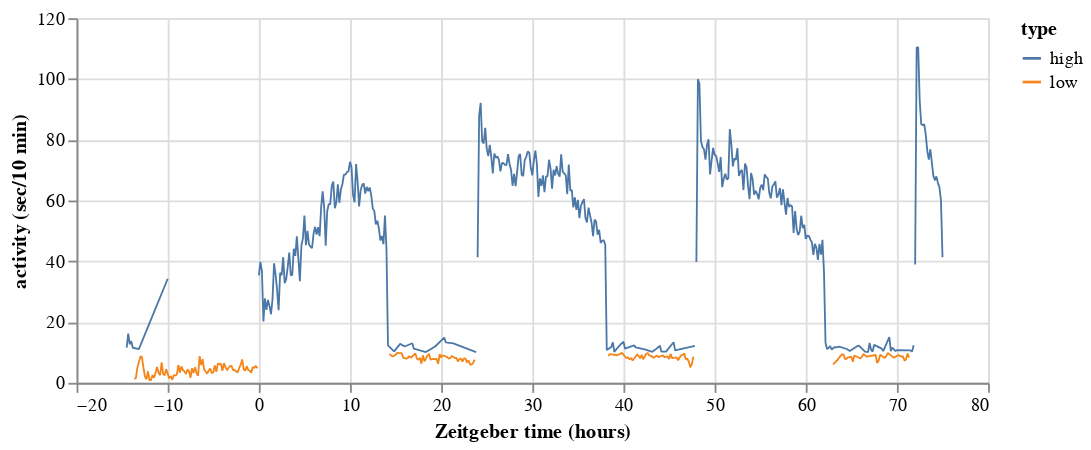

Notebook cell for this chart:
### Code cell
def plot_trace_type(c, col='activity', units='sec/min'):
    """Plot a trace, coloring by activitytype."""
    charts = []
    for day, type in itertools.product(c['day'].unique(), 
                                        c['type'].unique()):
        inds = ( (c['genotype'] == 'wt') 
                & (c['day'] == day) 
                & (c['type'] == type))

        charts.append(
            alt.Chart(c.loc[inds, ['zeit', col, 'type']],
                  height=200,
                  width=500
                ).mark_line(
                    strokeWidth=1,
                    strokeJoin='bevel'
                ).encode(
                    x=alt.X('zeit:Q', title='Zeitgeber time (hours)'),
                    y=alt.Y(f'{col}:Q', title=f'activity ({units})'),
                    color='type:N',
                    order='zeit:Q'
            )
        )

    return alt.layer(*charts)

plot_trace_type(average_df, col='activity', units='sec/10 min')

### Figure 1 — Vega-Lite specification as saved in the notebook (floating-point values rounded to 4 significant figures)
{"$schema": "https://vega.github.io/schema/vega-lite/v2.6.0.json", "config": {"view": {"height": 300, "width": 400}}, "datasets": {"data-0579d7d9ebcb18ac4448ef4ea8b57674": [{"activity": 35.35, "type": "high", "zeit": 0}, {"activity": 39.84, "type": "high", "zeit": 0.1667}, {"activity": 36.86, "type": "high", "zeit": 0.3333}, {"activity": 20.21, "type": "high", "zeit": 0.5}, {"activity": 27.78, "type": "high", "zeit": 0.6667}, {"activity": 24.03, "type": "high", "zeit": 0.8333}, {"activity": 27.29, "type": "high", "zeit": 1}, {"activity": 25.31, "type": "high", "zeit": 1.167}, {"activity": 22.58, "type": "high", "zeit": 1.333}, {"activity": 27.59, "type": "high", "zeit": 1.5}, {"activity": 39.33, "type": "high", "zeit": 1.667}, {"activity": 35.65, "type": "high", "zeit": 1.833}, {"activity": 30.52, "type": "high", "zeit": 2}, {"activity": 23.91, "type": "high", "zeit": 2.167}, {"activity": 36.23, "type": "high", "zeit": 2.333}, {"activity": 35.41, "type": "high", "zeit": 2.5}, {"activity": 41.35, "type": "high", "zeit": 2.667}, {"activity": 32.82, "type": "high", "zeit": 2.833}, {"activity": 34.11, "type": "high", "zeit": 3}, {"activity": 38.12, "type": "high", "zeit": 3.167}, {"activity": 42.87, "type": "high", "zeit": 3.333}, {"activity": 35.39, "type": "high", "zeit": 3.5}, {"activity": 35.51, "type": "high", "zeit": 3.667}, {"activity": 44.15, "type": "high", "zeit": 3.833}, {"activity": 41.8, "type": "high", "zeit": 4}, {"activity": 48.24, "type": "high", "zeit": 4.167}, {"activity": 40.91, "type": "high", "zeit": 4.333}, {"activity": 33.42, "type": "high", "zeit": 4.5}, {"activity": 45.15, "type": "high", "zeit": 4.667}, {"activity": 47.57, "type": "high", "zeit": 4.833}, {"activity": 55.02, "type": "high", "zeit": 5}, {"activity": 45.28, "type": "high", "zeit": 5.167}, {"activity": 50.01, "type": "high", "zeit": 5.333}, {"activity": 45.56, "type": "high", "zeit": 5.5}, {"activity": 44.82, "type": "high", "zeit": 5.667}, {"activity": 44.34, "type": "high", "zeit": 5.833}, {"activity": 49.02, "type": "high", "zeit": 6}, {"activity": 51.35, "type": "high", "zeit": 6.167}, {"activity": 48.82, "type": "high", "zeit": 6.333}, {"activity": 51.25, "type": "high", "zeit": 6.5}, {"activity": 48.25, "type": "high", "zeit": 6.667}, {"activity": 57.78, "type": "high", "zeit": 6.833}, {"activity": 63.02, "type": "high", "zeit": 7}, {"activity": 57.61, "type": "high", "zeit": 7.167}, {"activity": 45.11, "type": "high", "zeit": 7.333}, {"activity": 56.57, "type": "high", "zeit": 7.5}, {"activity": 58.77, "type": "high", "zeit": 7.667}, {"activity": 58.82, "type": "high", "zeit": 7.833}, {"activity": 64.81, "type": "high", "zeit": 8}, {"activity": 66.23, "type": "high", "zeit": 8.167}, {"activity": 57.49, "type": "high", "zeit": 8.333}, {"activity": 59.35, "type": "high", "zeit": 8.5}, {"activity": 65.3, "type": "high", "zeit": 8.667}, {"activity": 59.26, "type": "high", "zeit": 8.833}, {"activity": 63.63, "type": "high", "zeit": 9.0}, {"activity": 65.44, "type": "high", "zeit": 9.167}, {"activity": 68.49, "type": "high", "zeit": 9.333}, {"activity": 68.54, "type": "high", "zeit": 9.5}, {"activity": 69.39, "type": "high", "zeit": 9.667}, {"activity": 69.6, "type": "high", "zeit": 9.833}, {"activity": 72.74, "type": "high", "zeit": 10}, {"activity": 70.86, "type": "high", "zeit": 10.17}, {"activity": 61.82, "type": "high", "zeit": 10.33}, {"activity": 59.44, "type": "high", "zeit": 10.5}, {"activity": 72.01, "type": "high", "zeit": 10.67}, {"activity": 66.15, "type": "high", "zeit": 10.83}, {"activity": 58.03, "type": "high", "zeit": 11}, {"activity": 63.44, "type": "high", "zeit": 11.17}, {"activity": 65.05, "type": "high", "zeit": 11.33}, {"activity": 65.68, "type": "high", "zeit": 11.5}, {"activity": 62.31, "type": "high", "zeit": 11.67}, {"activity": 64.51, "type": "high", "zeit": 11.83}, {"activity": 63.09, "type": "high", "zeit": 12}, {"activity": 64.29, "type": "high", "zeit": 12.17}, {"activity": 61.63, "type": "high", "zeit": 12.33}, {"activity": 57.36, "type": "high", "zeit": 12.5}, {"activity": 56.51, "type": "high", "zeit": 12.67}, {"activity": 52.12, "type": "high", "zeit": 12.83}, {"activity": 53.33, "type": "high", "zeit": 13}, {"activity": 50.79, "type": "high", "zeit": 13.17}, {"activity": 46.83, "type": "high", "zeit": 13.33}, {"activity": 48.35, "type": "high", "zeit": 13.5}, {"activity": 45.66, "type": "high", "zeit": 13.67}, {"activity": 55.04, "type": "high", "zeit": 13.83}, {"activity": 44.05, "type": "high", "zeit": 14}, {"activity": 12.36, "type": "high", "zeit": 14.17}, {"activity": 10.35, "type": "high", "zeit": 14.83}, {"activity": 12.82, "type": "high", "zeit": 15.5}, {"activity": 11.95, "type": "high", "zeit": 16}, {"activity": 13.02, "type": "high", "zeit": 16.83}, {"activity": 11.23, "type": "high", "zeit": 17.0}, {"activity": 10.14, "type": "high", "zeit": 18.33}, {"activity": 11.96, "type": "high", "zeit": 19.33}, {"activity": 14.88, "type": "high", "zeit": 20.33}, {"activity": 13.33, "type": "high", "zeit": 20.5}, {"activity": 12.96, "type": "high", "zeit": 21.33}, {"activity": 10.12, "type": "high", "zeit": 23.83}], "data-17090b58753c2a42a9c2af883d77801c": [{"activity": 1.276, "type": "low", "zeit": -13.67}, {"activity": 1.5, "type": "low", "zeit": -13.5}, {"activity": 4.924, "type": "low", "zeit": -13.33}, {"activity": 8.6, "type": "low", "zeit": -13}, {"activity": 8.576, "type": "low", "zeit": -12.83}, {"activity": 5.094, "type": "low", "zeit": -12.67}, {"activity": 2.082, "type": "low", "zeit": -12.5}, {"activity": 1.124, "type": "low", "zeit": -12.33}, {"activity": 3.741, "type": "low", "zeit": -12.17}, {"activity": 0.9235, "type": "low", "zeit": -12}, {"activity": 0.8882, "type": "low", "zeit": -11.83}, {"activity": 2.541, "type": "low", "zeit": -11.67}, {"activity": 1.7, "type": "low", "zeit": -11.5}, {"activity": 3.359, "type": "low", "zeit": -11.33}, {"activity": 5.241, "type": "low", "zeit": -11.17}, {"activity": 3.218, "type": "low", "zeit": -11}, {"activity": 2.512, "type": "low", "zeit": -10.83}, {"activity": 6.712, "type": "low", "zeit": -10.67}, {"activity": 2.906, "type": "low", "zeit": -10.5}, {"activity": 2.494, "type": "low", "zeit": -10.33}, {"activity": 4.471, "type": "low", "zeit": -10.17}, {"activity": 1.476, "type": "low", "zeit": -9.833}, {"activity": 2.218, "type": "low", "zeit": -9.667}, {"activity": 1.035, "type": "low", "zeit": -9.5}, {"activity": 2.524, "type": "low", "zeit": -9.333}, {"activity": 2.424, "type": "low", "zeit": -9.167}, {"activity": 2.718, "type": "low", "zeit": -9.0}, {"activity": 5.853, "type": "low", "zeit": -8.833}, {"activity": 3.347, "type": "low", "zeit": -8.667}, {"activity": 5.412, "type": "low", "zeit": -8.5}, {"activity": 4.165, "type": "low", "zeit": -8.333}, {"activity": 3.835, "type": "low", "zeit": -8.167}, {"activity": 2.888, "type": "low", "zeit": -8}, {"activity": 4.376, "type": "low", "zeit": -7.833}, {"activity": 3.918, "type": "low", "zeit": -7.667}, {"activity": 1.688, "type": "low", "zeit": -7.5}, {"activity": 4.824, "type": "low", "zeit": -7.333}, {"activity": 3.276, "type": "low", "zeit": -7.167}, {"activity": 5.171, "type": "low", "zeit": -7}, {"activity": 3.165, "type": "low", "zeit": -6.833}, {"activity": 2.341, "type": "low", "zeit": -6.667}, {"activity": 8.8, "type": "low", "zeit": -6.5}, {"activity": 5.847, "type": "low", "zeit": -6.333}, {"activity": 7.788, "type": "low", "zeit": -6.167}, {"activity": 4.241, "type": "low", "zeit": -6}, {"activity": 3.765, "type": "low", "zeit": -5.833}, {"activity": 3.012, "type": "low", "zeit": -5.667}, {"activity": 4.035, "type": "low", "zeit": -5.5}, {"activity": 4.718, "type": "low", "zeit": -5.333}, {"activity": 3.165, "type": "low", "zeit": -5.167}, {"activity": 3.465, "type": "low", "zeit": -5}, {"activity": 5.712, "type": "low", "zeit": -4.833}, {"activity": 3.653, "type": "low", "zeit": -4.667}, {"activity": 6.3, "type": "low", "zeit": -4.5}, {"activity": 6.141, "type": "low", "zeit": -4.333}, {"activity": 6.276, "type": "low", "zeit": -4.167}, {"activity": 3.959, "type": "low", "zeit": -4}, {"activity": 6.506, "type": "low", "zeit": -3.833}, {"activity": 5.171, "type": "low", "zeit": -3.667}, {"activity": 4.159, "type": "low", "zeit": -3.5}, {"activity": 4.894, "type": "low", "zeit": -3.333}, {"activity": 5.518, "type": "low", "zeit": -3.167}, {"activity": 5.6, "type": "low", "zeit": -3}, {"activity": 4.141, "type": "low", "zeit": -2.833}, {"activity": 4.294, "type": "low", "zeit": -2.667}, {"activity": 3.794, "type": "low", "zeit": -2.5}, {"activity": 3.376, "type": "low", "zeit": -2.333}, {"activity": 4.829, "type": "low", "zeit": -2.167}, {"activity": 5.9, "type": "low", "zeit": -2}, {"activity": 7.706, "type": "low", "zeit": -1.833}, {"activity": 4.476, "type": "low", "zeit": -1.667}, {"activity": 3.988, "type": "low", "zeit": -1.5}, {"activity": 5.476, "type": "low", "zeit": -1.333}, {"activity": 4.153, "type": "low", "zeit": -1.167}, {"activity": 4.041, "type": "low", "zeit": -1}, {"activity": 3.288, "type": "low", "zeit": -0.8333}, {"activity": 5.229, "type": "low", "zeit": -0.6667}, {"activity": 4.894, "type": "low", "zeit": -0.5}, {"activity": 5.576, "type": "low", "zeit": -0.3333}, {"activity": 4.8, "type": "low", "zeit": -0.1667}], "data-2d64102fa178c634f433c68608fda428": [{"activity": 39.77, "type": "high", "zeit": 48}, {"activity": 99.95, "type": "high", "zeit": 48.17}, {"activity": 98.43, "type": "high", "zeit": 48.33}, {"activity": 79.6, "type": "high", "zeit": 48.5}, {"activity": 77.62, "type": "high", "zeit": 48.67}, {"activity": 76.86, "type": "high", "zeit": 48.83}, {"activity": 73.44, "type": "high", "zeit": 49}, {"activity": 78.32, "type": "high", "zeit": 49.17}, {"activity": 80.15, "type": "high", "zeit": 49.33}, {"activity": 68.61, "type": "high", "zeit": 49.5}, {"activity": 73.09, "type": "high", "zeit": 49.67}, {"activity": 77.32, "type": "high", "zeit": 49.83}, {"activity": 75.09, "type": "high", "zeit": 50}, {"activity": 74.67, "type": "high", "zeit": 50.17}, {"activity": 72.3, "type": "high", "zeit": 50.33}, {"activity": 69.44, "type": "high", "zeit": 50.5}, {"activity": 74.34, "type": "high", "zeit": 50.67}, {"activity": 64.42, "type": "high", "zeit": 50.83}, {"activity": 67.11, "type": "high", "zeit": 51}, {"activity": 68.78, "type": "high", "zeit": 51.17}, {"activity": 66.94, "type": "high", "zeit": 51.33}, {"activity": 67.28, "type": "high", "zeit": 51.5}, {"activity": 83.5, "type": "high", "zeit": 51.67}, {"activity": 78.57, "type": "high", "zeit": 51.83}, {"activity": 71.24, "type": "high", "zeit": 52}, {"activity": 73.88, "type": "high", "zeit": 52.17}, {"activity": 73.37, "type": "high", "zeit": 52.33}, {"activity": 77.28, "type": "high", "zeit": 52.5}, {"activity": 68.07, "type": "high", "zeit": 52.67}, {"activity": 69.57, "type": "high", "zeit": 52.83}, {"activity": 70.04, "type": "high", "zeit": 53}, {"activity": 63.45, "type": "high", "zeit": 53.17}, {"activity": 72.14, "type": "high", "zeit": 53.33}, {"activity": 70.92, "type": "high", "zeit": 53.5}, {"activity": 64.82, "type": "high", "zeit": 53.67}, {"activity": 60.47, "type": "high", "zeit": 53.83}, {"activity": 69.06, "type": "high", "zeit": 54}, {"activity": 67.09, "type": "high", "zeit": 54.17}, {"activity": 61.93, "type": "high", "zeit": 54.33}, {"activity": 63.17, "type": "high", "zeit": 54.5}, {"activity": 62.2, "type": "high", "zeit": 54.67}, {"activity": 60.41, "type": "high", "zeit": 54.83}, {"activity": 64.18, "type": "high", "zeit": 55}, {"activity": 65.22, "type": "high", "zeit": 55.17}, {"activity": 63.42, "type": "high", "zeit": 55.33}, {"activity": 68.62, "type": "high", "zeit": 55.5}, {"activity": 67.76, "type": "high", "zeit": 55.67}, {"activity": 67.24, "type": "high", "zeit": 55.83}, {"activity": 62.48, "type": "high", "zeit": 56}, {"activity": 60.75, "type": "high", "zeit": 56.17}, {"activity": 64.59, "type": "high", "zeit": 56.33}, {"activity": 65.3, "type": "high", "zeit": 56.5}, {"activity": 66.31, "type": "high", "zeit": 56.67}, {"activity": 60.95, "type": "high", "zeit": 56.83}, {"activity": 61.99, "type": "high", "zeit": 57}, {"activity": 64.14, "type": "high", "zeit": 57.17}, {"activity": 58.44, "type": "high", "zeit": 57.33}, {"activity": 63.72, "type": "high", "zeit": 57.5}, {"activity": 59.3, "type": "high", "zeit": 57.67}, {"activity": 55.38, "type": "high", "zeit": 57.83}, {"activity": 60.84, "type": "high", "zeit": 58}, {"activity": 57.94, "type": "high", "zeit": 58.17}, {"activity": 58.48, "type": "high", "zeit": 58.33}, {"activity": 58.04, "type": "high", "zeit": 58.5}, {"activity": 49.36, "type": "high", "zeit": 58.67}, {"activity": 56.51, "type": "high", "zeit": 58.83}, {"activity": 50.62, "type": "high", "zeit": 59}, {"activity": 48.61, "type": "high", "zeit": 59.17}, {"activity": 49.74, "type": "high", "zeit": 59.33}, {"activity": 55.0, "type": "high", "zeit": 59.5}, {"activity": 50.92, "type": "high", "zeit": 59.67}, {"activity": 52.0, "type": "high", "zeit": 59.83}, {"activity": 47.41, "type": "high", "zeit": 60}, {"activity": 48.41, "type": "high", "zeit": 60.17}, {"activity": 48.39, "type": "high", "zeit": 60.33}, {"activity": 47.2, "type": "high", "zeit": 60.5}, {"activity": 46.28, "type": "high", "zeit": 60.67}, {"activity": 42.09, "type": "high", "zeit": 60.83}, {"activity": 45.71, "type": "high", "zeit": 61}, {"activity": 44.52, "type": "high", "zeit": 61.17}, {"activity": 40.48, "type": "high", "zeit": 61.33}, {"activity": 45.71, "type": "high", "zeit": 61.5}, {"activity": 42.2, "type": "high", "zeit": 61.67}, {"activity": 47.06, "type": "high", "zeit": 61.83}, {"activity": 36.29, "type": "high", "zeit": 62}, {"activity": 13.18, "type": "high", "zeit": 62.17}, {"activity": 11.11, "type": "high", "zeit": 62.33}, {"activity": 11.46, "type": "high", "zeit": 62.5}, {"activity": 12.12, "type": "high", "zeit": 62.67}, {"activity": 10.98, "type": "high", "zeit": 62.83}, {"activity": 11.78, "type": "high", "zeit": 63.17}, {"activity": 11.7, "type": "high", "zeit": 63.33}, {"activity": 11.89, "type": "high", "zeit": 63.67}, {"activity": 11.14, "type": "high", "zeit": 64.5}, {"activity": 10.48, "type": "high", "zeit": 64.83}, {"activity": 12.12, "type": "high", "zeit": 65.67}, {"activity": 12.24, "type": "high", "zeit": 65.83}, {"activity": 10.26, "type": "high", "zeit": 66.5}, {"activity": 10.12, "type": "high", "zeit": 66.83}, {"activity": 13.12, "type": "high", "zeit": 67.0}, {"activity": 10.87, "type": "high", "zeit": 67.17}, {"activity": 10.29, "type": "high", "zeit": 67.33}, {"activity": 12.48, "type": "high", "zeit": 67.5}, {"activity": 11.24, "type": "high", "zeit": 68.33}, {"activity": 10.44, "type": "high", "zeit": 68.5}, {"activity": 15.05, "type": "high", "zeit": 69.17}, {"activity": 10.46, "type": "high", "zeit": 69.33}, {"activity": 11.63, "type": "high", "zeit": 69.5}, {"activity": 10.46, "type": "high", "zeit": 69.83}, {"activity": 10.75, "type": "high", "zeit": 70.0}, {"activity": 10.65, "type": "high", "zeit": 71.5}, {"activity": 10.28, "type": "high", "zeit": 71.67}, {"activity": 12.35, "type": "high", "zeit": 71.83}], "data-349dd68986e318752d795af25057f878": [{"activity": 11.6, "type": "high", "zeit": -14.5}, {"activity": 16.17, "type": "high", "zeit": -14.33}, {"activity": 12.7, "type": "high", "zeit": -14.17}, {"activity": 13.68, "type": "high", "zeit": -14}, {"activity": 11.54, "type": "high", "zeit": -13.83}, {"activity": 11.12, "type": "high", "zeit": -13.17}, {"activity": 34.26, "type": "high", "zeit": -10}], "data-55eebe3bd83c046ac3cf62b60f725035": [{"activity": 9.453, "type": "low", "zeit": 14.33}, {"activity": 9.141, "type": "low", "zeit": 14.5}, {"activity": 8.659, "type": "low", "zeit": 14.67}, {"activity": 9.206, "type": "low", "zeit": 15}, {"activity": 9.888, "type": "low", "zeit": 15.17}, {"activity": 9.812, "type": "low", "zeit": 15.33}, {"activity": 9.788, "type": "low", "zeit": 15.67}, {"activity": 8.3, "type": "low", "zeit": 15.83}, {"activity": 7.965, "type": "low", "zeit": 16.17}, {"activity": 8.135, "type": "low", "zeit": 16.33}, {"activity": 8.824, "type": "low", "zeit": 16.5}, {"activity": 8.259, "type": "low", "zeit": 16.67}, {"activity": 9.712, "type": "low", "zeit": 17.17}, {"activity": 7.924, "type": "low", "zeit": 17.33}, {"activity": 7.647, "type": "low", "zeit": 17.5}, {"activity": 8.247, "type": "low", "zeit": 17.67}, {"activity": 6.306, "type": "low", "zeit": 17.83}, {"activity": 9.065, "type": "low", "zeit": 18.0}, {"activity": 7.106, "type": "low", "zeit": 18.17}, {"activity": 9, "type": "low", "zeit": 18.5}, {"activity": 9.576, "type": "low", "zeit": 18.67}, {"activity": 7.612, "type": "low", "zeit": 18.83}, {"activity": 7.782, "type": "low", "zeit": 19}, {"activity": 7.788, "type": "low", "zeit": 19.17}, {"activity": 7.859, "type": "low", "zeit": 19.5}, {"activity": 6.282, "type": "low", "zeit": 19.67}, {"activity": 9.406, "type": "low", "zeit": 19.83}, {"activity": 8.324, "type": "low", "zeit": 20}, {"activity": 9.071, "type": "low", "zeit": 20.17}, {"activity": 8.465, "type": "low", "zeit": 20.67}, {"activity": 7.988, "type": "low", "zeit": 20.83}, {"activity": 8.153, "type": "low", "zeit": 21}, {"activity": 8.871, "type": "low", "zeit": 21.17}, {"activity": 8.147, "type": "low", "zeit": 21.5}, {"activity": 8.188, "type": "low", "zeit": 21.67}, {"activity": 7.035, "type": "low", "zeit": 21.83}, {"activity": 7.735, "type": "low", "zeit": 22}, {"activity": 8.035, "type": "low", "zeit": 22.17}, {"activity": 6.994, "type": "low", "zeit": 22.33}, {"activity": 8.012, "type": "low", "zeit": 22.5}, {"activity": 7.935, "type": "low", "zeit": 22.67}, {"activity": 6.729, "type": "low", "zeit": 22.83}, {"activity": 7.3, "type": "low", "zeit": 23}, {"activity": 6.059, "type": "low", "zeit": 23.17}, {"activity": 6.024, "type": "low", "zeit": 23.33}, {"activity": 6.488, "type": "low", "zeit": 23.5}, {"activity": 7.653, "type": "low", "zeit": 23.67}], "data-d6a5310bb7ace6432469d0acbc14525f": [{"activity": 41.31, "type": "high", "zeit": 24}, {"activity": 87.98, "type": "high", "zeit": 24.17}, {"activity": 92.17, "type": "high", "zeit": 24.33}, {"activity": 79.54, "type": "high", "zeit": 24.5}, {"activity": 78.76, "type": "high", "zeit": 24.67}, {"activity": 83.95, "type": "high", "zeit": 24.83}, {"activity": 77.01, "type": "high", "zeit": 25}, {"activity": 74.63, "type": "high", "zeit": 25.17}, {"activity": 78.36, "type": "high", "zeit": 25.33}, {"activity": 74.27, "type": "high", "zeit": 25.5}, {"activity": 68.92, "type": "high", "zeit": 25.67}, {"activity": 75.5, "type": "high", "zeit": 25.83}, {"activity": 74.06, "type": "high", "zeit": 26}, {"activity": 74.52, "type": "high", "zeit": 26.17}, {"activity": 73.42, "type": "high", "zeit": 26.33}, {"activity": 69.57, "type": "high", "zeit": 26.5}, {"activity": 72.3, "type": "high", "zeit": 26.67}, {"activity": 72.36, "type": "high", "zeit": 26.83}, {"activity": 71.74, "type": "high", "zeit": 27}, {"activity": 71.65, "type": "high", "zeit": 27.17}, {"activity": 75.26, "type": "high", "zeit": 27.33}, {"activity": 72.11, "type": "high", "zeit": 27.5}, {"activity": 70.06, "type": "high", "zeit": 27.67}, {"activity": 64.85, "type": "high", "zeit": 27.83}, {"activity": 68.81, "type": "high", "zeit": 28}, {"activity": 64.76, "type": "high", "zeit": 28.17}, {"activity": 69.42, "type": "high", "zeit": 28.33}, {"activity": 74.62, "type": "high", "zeit": 28.5}, {"activity": 75.26, "type": "high", "zeit": 28.67}, {"activity": 68.44, "type": "high", "zeit": 28.83}, {"activity": 68.11, "type": "high", "zeit": 29}, {"activity": 73.28, "type": "high", "zeit": 29.17}, {"activity": 74.38, "type": "high", "zeit": 29.33}, {"activity": 76.16, "type": "high", "zeit": 29.5}, {"activity": 75.75, "type": "high", "zeit": 29.67}, {"activity": 70.81, "type": "high", "zeit": 29.83}, {"activity": 68.29, "type": "high", "zeit": 30}, {"activity": 73.16, "type": "high", "zeit": 30.17}, {"activity": 76.46, "type": "high", "zeit": 30.33}, {"activity": 72.11, "type": "high", "zeit": 30.5}, {"activity": 61.21, "type": "high", "zeit": 30.67}, {"activity": 67.28, "type": "high", "zeit": 30.83}, {"activity": 64.84, "type": "high", "zeit": 31}, {"activity": 68.28, "type": "high", "zeit": 31.17}, {"activity": 62.72, "type": "high", "zeit": 31.33}, {"activity": 67.96, "type": "high", "zeit": 31.5}, {"activity": 67.95, "type": "high", "zeit": 31.67}, {"activity": 73.42, "type": "high", "zeit": 31.83}, {"activity": 70.59, "type": "high", "zeit": 32}, {"activity": 63.87, "type": "high", "zeit": 32.17}, {"activity": 70.09, "type": "high", "zeit": 32.33}, {"activity": 68.27, "type": "high", "zeit": 32.5}, {"activity": 71.29, "type": "high", "zeit": 32.67}, {"activity": 68.78, "type": "high", "zeit": 32.83}, {"activity": 67.89, "type": "high", "zeit": 33.0}, {"activity": 75.21, "type": "high", "zeit": 33.17}, {"activity": 69.45, "type": "high", "zeit": 33.33}, {"activity": 68.99, "type": "high", "zeit": 33.5}, {"activity": 68.29, "type": "high", "zeit": 33.67}, {"activity": 62.12, "type": "high", "zeit": 33.83}, {"activity": 71.84, "type": "high", "zeit": 34.0}, {"activity": 63.3, "type": "high", "zeit": 34.17}, {"activity": 63.42, "type": "high", "zeit": 34.33}, {"activity": 57.74, "type": "high", "zeit": 34.5}, {"activity": 61.05, "type": "high", "zeit": 34.67}, {"activity": 56.95, "type": "high", "zeit": 34.83}, {"activity": 60.19, "type": "high", "zeit": 35.0}, {"activity": 54.2, "type": "high", "zeit": 35.17}, {"activity": 58.28, "type": "high", "zeit": 35.33}, {"activity": 59.47, "type": "high", "zeit": 35.5}, {"activity": 60.46, "type": "high", "zeit": 35.67}, {"activity": 54.18, "type": "high", "zeit": 35.83}, {"activity": 52.82, "type": "high", "zeit": 36.0}, {"activity": 57.66, "type": "high", "zeit": 36.17}, {"activity": 55.14, "type": "high", "zeit": 36.33}, {"activity": 52.69, "type": "high", "zeit": 36.5}, {"activity": 48.29, "type": "high", "zeit": 36.67}, {"activity": 53.74, "type": "high", "zeit": 36.83}, {"activity": 52.98, "type": "high", "zeit": 37}, {"activity": 48.77, "type": "high", "zeit": 37.17}, {"activity": 50.35, "type": "high", "zeit": 37.33}, {"activity": 46.02, "type": "high", "zeit": 37.5}, {"activity": 46.81, "type": "high", "zeit": 37.67}, {"activity": 46.87, "type": "high", "zeit": 37.83}, {"activity": 45.54, "type": "high", "zeit": 38}, {"activity": 10.77, "type": "high", "zeit": 38.17}, {"activity": 11.83, "type": "high", "zeit": 38.67}, {"activity": 13.31, "type": "high", "zeit": 38.83}, {"activity": 10.15, "type": "high", "zeit": 39}, {"activity": 10.82, "type": "high", "zeit": 39.17}, {"activity": 12.04, "type": "high", "zeit": 39.5}, {"activity": 12.55, "type": "high", "zeit": 39.67}, {"activity": 13.52, "type": "high", "zeit": 40}, {"activity": 11.28, "type": "high", "zeit": 40.17}, {"activity": 12.34, "type": "high", "zeit": 41.17}, {"activity": 11.67, "type": "high", "zeit": 41.33}, {"activity": 10.98, "type": "high", "zeit": 42.33}, {"activity": 10.22, "type": "high", "zeit": 43.17}, {"activity": 10.94, "type": "high", "zeit": 43.5}, {"activity": 12.19, "type": "high", "zeit": 44}, {"activity": 10.25, "type": "high", "zeit": 44.17}, {"activity": 10.29, "type": "high", "zeit": 44.67}, {"activity": 13.36, "type": "high", "zeit": 45.5}, {"activity": 10.71, "type": "high", "zeit": 45.67}, {"activity": 12.19, "type": "high", "zeit": 47.83}], "data-d751713988987e9331980363e24189ce": [], "data-e4cfbb4a2a3681d8efa6af124f45dac7": [{"activity": 8.847, "type": "low", "zeit": 38.33}, {"activity": 9.435, "type": "low", "zeit": 38.5}, {"activity": 9.076, "type": "low", "zeit": 39.33}, {"activity": 9.847, "type": "low", "zeit": 39.83}, {"activity": 8.1, "type": "low", "zeit": 40.33}, {"activity": 8.435, "type": "low", "zeit": 40.5}, {"activity": 7.694, "type": "low", "zeit": 40.67}, {"activity": 8.153, "type": "low", "zeit": 40.83}, {"activity": 7.347, "type": "low", "zeit": 41}, {"activity": 9.347, "type": "low", "zeit": 41.5}, {"activity": 8.771, "type": "low", "zeit": 41.67}, {"activity": 8.071, "type": "low", "zeit": 41.83}, {"activity": 9.235, "type": "low", "zeit": 42}, {"activity": 7.747, "type": "low", "zeit": 42.17}, {"activity": 9.565, "type": "low", "zeit": 42.5}, {"activity": 9.782, "type": "low", "zeit": 42.67}, {"activity": 9.006, "type": "low", "zeit": 42.83}, {"activity": 8.859, "type": "low", "zeit": 43}, {"activity": 8.288, "type": "low", "zeit": 43.33}, {"activity": 8.982, "type": "low", "zeit": 43.67}, {"activity": 8.459, "type": "low", "zeit": 43.83}, {"activity": 9.029, "type": "low", "zeit": 44.33}, {"activity": 8.429, "type": "low", "zeit": 44.5}, {"activity": 8.706, "type": "low", "zeit": 44.83}, {"activity": 7.829, "type": "low", "zeit": 45}, {"activity": 9.518, "type": "low", "zeit": 45.17}, {"activity": 8.147, "type": "low", "zeit": 45.33}, {"activity": 8.371, "type": "low", "zeit": 45.83}, {"activity": 7.424, "type": "low", "zeit": 46}, {"activity": 8.335, "type": "low", "zeit": 46.17}, {"activity": 9.041, "type": "low", "zeit": 46.33}, {"activity": 9.229, "type": "low", "zeit": 46.5}, {"activity": 9.712, "type": "low", "zeit": 46.67}, {"activity": 7.747, "type": "low", "zeit": 46.83}, {"activity": 7.941, "type": "low", "zeit": 47}, {"activity": 7.041, "type": "low", "zeit": 47.17}, {"activity": 5.147, "type": "low", "zeit": 47.33}, {"activity": 6.059, "type": "low", "zeit": 47.5}, {"activity": 8.629, "type": "low", "zeit": 47.67}], "data-ec35586738b1dac1488cf3cec9fcaae0": [{"activity": 38.94, "type": "high", "zeit": 72.0}, {"activity": 110.3, "type": "high", "zeit": 72.17}, {"activity": 110.5, "type": "high", "zeit": 72.33}, {"activity": 92.88, "type": "high", "zeit": 72.5}, {"activity": 85.11, "type": "high", "zeit": 72.67}, {"activity": 84.83, "type": "high", "zeit": 72.83}, {"activity": 85.05, "type": "high", "zeit": 73}, {"activity": 81.62, "type": "high", "zeit": 73.17}, {"activity": 76.25, "type": "high", "zeit": 73.33}, {"activity": 73.45, "type": "high", "zeit": 73.5}, {"activity": 76.88, "type": "high", "zeit": 73.67}, {"activity": 72.48, "type": "high", "zeit": 73.83}, {"activity": 68.11, "type": "high", "zeit": 74}, {"activity": 66.66, "type": "high", "zeit": 74.17}, {"activity": 67.95, "type": "high", "zeit": 74.33}, {"activity": 65.75, "type": "high", "zeit": 74.5}, {"activity": 64.35, "type": "high", "zeit": 74.67}, {"activity": 59.94, "type": "high", "zeit": 74.83}, {"activity": 41.35, "type": "high", "zeit": 75}], "data-ed0b78e28d3e121e97dd95b8cdd8aa68": [{"activity": 6.094, "type": "low", "zeit": 63}, {"activity": 7.594, "type": "low", "zeit": 63.5}, {"activity": 8.941, "type": "low", "zeit": 63.83}, {"activity": 9.394, "type": "low", "zeit": 64}, {"activity": 9.212, "type": "low", "zeit": 64.17}, {"activity": 7.659, "type": "low", "zeit": 64.33}, {"activity": 8.4, "type": "low", "zeit": 64.67}, {"activity": 8.582, "type": "low", "zeit": 65.0}, {"activity": 6.918, "type": "low", "zeit": 65.17}, {"activity": 8.976, "type": "low", "zeit": 65.33}, {"activity": 8.735, "type": "low", "zeit": 65.5}, {"activity": 8.006, "type": "low", "zeit": 66.0}, {"activity": 8.682, "type": "low", "zeit": 66.17}, {"activity": 9.476, "type": "low", "zeit": 66.33}, {"activity": 8.624, "type": "low", "zeit": 66.67}, {"activity": 9.165, "type": "low", "zeit": 67.67}, {"activity": 6.535, "type": "low", "zeit": 67.83}, {"activity": 7.376, "type": "low", "zeit": 68.0}, {"activity": 9.235, "type": "low", "zeit": 68.17}, {"activity": 8.194, "type": "low", "zeit": 68.67}, {"activity": 8.865, "type": "low", "zeit": 68.83}, {"activity": 9.859, "type": "low", "zeit": 69.0}, {"activity": 8.235, "type": "low", "zeit": 69.67}, {"activity": 9.194, "type": "low", "zeit": 70.17}, {"activity": 8.853, "type": "low", "zeit": 70.33}, {"activity": 8.606, "type": "low", "zeit": 70.5}, {"activity": 8.694, "type": "low", "zeit": 70.67}, {"activity": 7.265, "type": "low", "zeit": 70.83}, {"activity": 7.794, "type": "low", "zeit": 71.0}, {"activity": 9.647, "type": "low", "zeit": 71.17}, {"activity": 8.312, "type": "low", "zeit": 71.33}]}, "layer": [{"data": {"name": "data-349dd68986e318752d795af25057f878"}, "encoding": {"color": {"field": "type", "type": "nominal"}, "order": {"field": "zeit", "type": "quantitative"}, "x": {"field": "zeit", "title": "Zeitgeber time (hours)", "type": "quantitative"}, "y": {"field": "activity", "title": "activity (sec/10 min)", "type": "quantitative"}}, "height": 200, "mark": {"strokeJoin": "bevel", "strokeWidth": 1, "type": "line"}, "width": 500}, {"data": {"name": "data-17090b58753c2a42a9c2af883d77801c"}, "encoding": {"color": {"field": "type", "type": "nominal"}, "order": {"field": "zeit", "type": "quantitative"}, "x": {"field": "zeit", "title": "Zeitgeber time (hours)", "type": "quantitative"}, "y": {"field": "activity", "title": "activity (sec/10 min)", "type": "quantitative"}}, "height": 200, "mark": {"strokeJoin": "bevel", "strokeWidth": 1, "type": "line"}, "width": 500}, {"data": {"name": "data-0579d7d9ebcb18ac4448ef4ea8b57674"}, "encoding": {"color": {"field": "type", "type": "nominal"}, "order": {"field": "zeit", "type": "quantitative"}, "x": {"field": "zeit", "title": "Zeitgeber time (hours)", "type": "quantitative"}, "y": {"field": "activity", "title": "activity (sec/10 min)", "type": "quantitative"}}, "height": 200, "mark": {"strokeJoin": "bevel", "strokeWidth": 1, "type": "line"}, "width": 500}, {"data": {"name": "data-55eebe3bd83c046ac3cf62b60f725035"}, "encoding": {"color": {"field": "type", "type": "nominal"}, "order": {"field": "zeit", "type": "quantitative"}, "x": {"field": "zeit", "title": "Zeitgeber time (hours)", "type": "quantitative"}, "y": {"field": "activity", "title": "activity (sec/10 min)", "type": "quantitative"}}, "height": 200, "mark": {"strokeJoin": "bevel", "strokeWidth": 1, "type": "line"}, "width": 500}, {"data": {"name": "data-d6a5310bb7ace6432469d0acbc14525f"}, "encoding": {"color": {"field": "type", "type": "nominal"}, "order": {"field": "zeit", "type": "quantitative"}, "x": {"field": "zeit", "title": "Zeitgeber time (hours)", "type": "quantitative"}, "y": {"field": "activity", "title": "activity (sec/10 min)", "type": "quantitative"}}, "height": 200, "mark": {"strokeJoin": "bevel", "strokeWidth": 1, "type": "line"}, "width": 500}, {"data": {"name": "data-e4cfbb4a2a3681d8efa6af124f45dac7"}, "encoding": {"color": {"field": "type", "type": "nominal"}, "order": {"field": "zeit", "type": "quantitative"}, "x": {"field": "zeit", "title": "Zeitgeber time (hours)", "type": "quantitative"}, "y": {"field": "activity", "title": "activity (sec/10 min)", "type": "quantitative"}}, "height": 200, "mark": {"strokeJoin": "bevel", "strokeWidth": 1, "type": "line"}, "width": 500}, {"data": {"name": "data-2d64102fa178c634f433c68608fda428"}, "encoding": {"color": {"field": "type", "type": "nominal"}, "order": {"field": "zeit", "type": "quantitative"}, "x": {"field": "zeit", "title": "Zeitgeber time (hours)", "type": "quantitative"}, "y": {"field": "activity", "title": "activity (sec/10 min)", "type": "quantitative"}}, "height": 200, "mark": {"strokeJoin": "bevel", "strokeWidth": 1, "type": "line"}, "width": 500}, {"data": {"name": "data-ed0b78e28d3e121e97dd95b8cdd8aa68"}, "encoding": {"color": {"field": "type", "type": "nominal"}, "order": {"field": "zeit", "type": "quantitative"}, "x": {"field": "zeit", "title": "Zeitgeber time (hours)", "type": "quantitative"}, "y": {"field": "activity", "title": "activity (sec/10 min)", "type": "quantitative"}}, "height": 200, "mark": {"strokeJoin": "bevel", "strokeWidth": 1, "type": "line"}, "width": 500}, {"data": {"name": "data-ec35586738b1dac1488cf3cec9fcaae0"}, "encoding": {"color": {"field": "type", "type": "nominal"}, "order": {"field": "zeit", "type": "quantitative"}, "x": {"field": "zeit", "title": "Zeitgeber time (hours)", "type": "quantitative"}, "y": {"field": "activity", "title": "activity (sec/10 min)", "type": "quantitative"}}, "height": 200, "mark": {"strokeJoin": "bevel", "strokeWidth": 1, "type": "line"}, "width": 500}, {"data": {"name": "data-d751713988987e9331980363e24189ce"}, "encoding": {"color": {"field": "type", "type": "nominal"}, "order": {"field": "zeit", "type": "quantitative"}, "x": {"field": "zeit", "title": "Zeitgeber time (hours)", "type": "quantitative"}, "y": {"field": "activity", "title": "activity (sec/10 min)", "type": "quantitative"}}, "height": 200, "mark": {"strokeJoin": "bevel", "strokeWidth": 1, "type": "line"}, "width": 500}]}
